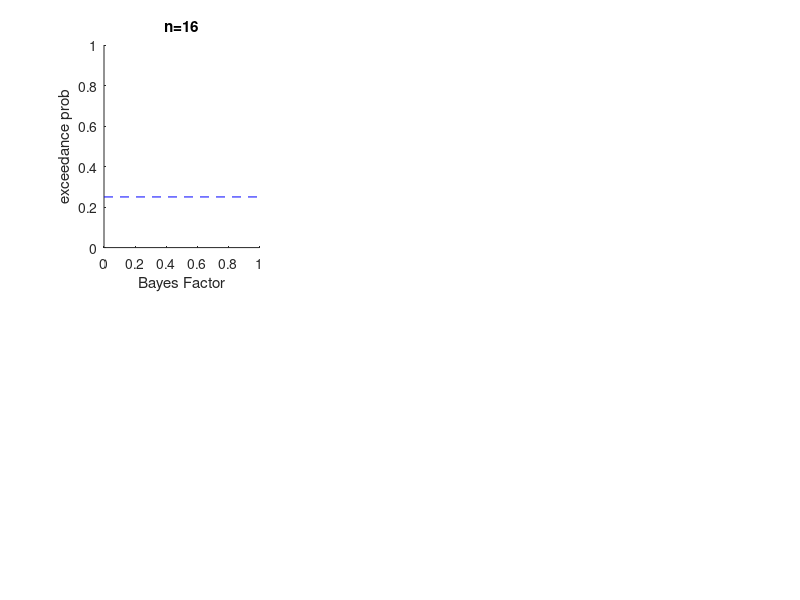

Reproduce this figure in MATLAB. (Note: this script raises an error after producing the figure.)
% Polya's urn

% close all
clear all
clc

gridn = 2.^[4,6]; % # subjects
K = 4; % # models
f = ones(K,1)./K; % true frequency of models
a0 = 1; % priors counts for each model
alpha = 0.05; % significance level
N = 2^10; % # Monte-Carlo simulations

hf = figure('color',[1 1 1],'name',['K=',num2str(K)]);
str = cell(length(gridn),1);
for i=1:length(gridn)
    
    str{i} = ['n=',num2str(gridn(i))];
    
    ha(i,1) = subplot(length(gridn),3,(i-1)*3+1,'parent',hf,'nextplot','add','xlim',[0,1],'ylim',[0,1]);
    title(ha(i,1),str{i})
    xlabel(ha(i,1),'Bayes Factor')
    ylabel(ha(i,1),'exceedance prob')
    plot(ha(i,1),[0,1],[1,1]./K,'b--')
    maHa = (gridn(i)/K+a0)*ones(K,1); % max-entropic marbles sample
    miHa = [gridn(i);zeros(K-1,1)]+a0; % min-entropic marbles sample
    maF = gammaln(K*a0) - K*gammaln(a0) + sum(gammaln(miHa)) - gammaln(gridn(i)+K*a0);
    miF = gammaln(K*a0) - K*gammaln(a0) + sum(gammaln(maHa)) - gammaln(gridn(i)+K*a0);
    F0 = -gridn(i)*log(K);
    mir = sigm(miF-F0);
    mar = sigm(maF-F0);
    plot(ha(i,1),[mir,mir],[0,1],'b--')
    plot(ha(i,1),[mar,mar],[0,1],'b--')
    
    ha(i,2) = subplot(length(gridn),3,(i-1)*3+2,'parent',hf,'nextplot','add','xlim',[0,1],'ylim',[0,1]);
    title(ha(i,2),str{i})
    xlabel(ha(i,2),'Bayes Factor')
    ylabel(ha(i,2),'estimated freq')
    mif = 1./K;
    maf = (gridn(i)+a0)./(gridn(i)+K*a0);
    plot(ha(i,2),[0,1],[mif,mif],'b--')
    plot(ha(i,2),[0,1],[maf,maf],'b--')
    plot(ha(i,2),[mir,mir],[0,1],'b--')
    plot(ha(i,2),[mar,mar],[0,1],'b--')
    
    ha(i,3) = subplot(length(gridn),3,(i-1)*3+3,'parent',hf,'nextplot','add','xlim',[0,1],'ylim',[0,1]);
    title(ha(i,3),str{i})
    xlabel(ha(i,3),'estimated freq')
    ylabel(ha(i,3),'exceedance prob')
    plot(ha(i,3),[0,1],[1,1]./K,'b--')
    plot(ha(i,3),[mif,mif],[0,1],'b--')
    plot(ha(i,3),[maf,maf],[0,1],'b--')
end

FPR = zeros(length(gridn),2);
r = zeros(length(gridn),N,2);
mep = zeros(length(gridn),N,2);
mEf = zeros(length(gridn),N,2);
for i=1:length(gridn)
    n = gridn(i);
    fprintf(1,['n= ',num2str(gridn(i)),' ...'])
    fprintf(1,'%6.2f %%',0)
    for j=1:N
        % invert model under the null
        m = sampleFromArbitraryP(f,eye(length(f)),n)';
        [F,F0,a] = PolyaLEV(m,a0);
        ep = VBA_ExceedanceProb(a,[],'dirichlet',0);
        Ef = a./sum(a);
        r(i,j,1) = sigm(F-F0);
        mep(i,j,1) = max(ep);
        mEf(i,j,1) = max(Ef);
        % invert model under the alternative
        f2 = VBA_sample('dirichlet',struct('d',a0*ones(K,1)),1,0);
        m = sampleFromArbitraryP(f2,eye(length(f)),n)';
        [F,F0,a] = PolyaLEV(m,a0);
        ep = VBA_ExceedanceProb(a,[],'dirichlet',0);
        Ef = a./sum(a);
        r(i,j,2) = sigm(F-F0);
        mep(i,j,2) = max(ep);
        mEf(i,j,2) = max(Ef);
        % display statistics
        plot(ha(i,1),r(i,j,1),mep(i,j,1),'r.')
        plot(ha(i,2),r(i,j,1),mEf(i,j,1),'r.')
        plot(ha(i,3),mEf(i,j,1),mep(i,j,1),'r.')
        plot(ha(i,1),r(i,j,2),mep(i,j,1),'g.')
        plot(ha(i,2),r(i,j,2),mEf(i,j,1),'g.')
        plot(ha(i,3),mEf(i,j,2),mep(i,j,1),'g.')
        drawnow
        if isequal(mod(j,ceil(N/200)),0)
            fprintf(1,repmat('\b',1,8))
            fprintf(1,'%6.2f %%',100*j/N)
        end
    end
    fprintf(1,repmat('\b',1,8))
    fprintf(' OK.')
    fprintf('\n')
    
end

% col = getColors(length(gridn));
hf(2) = figure('color',[1 1 1],'name',['K=',num2str(K)]);
s = 1/4;

s0 = {'H0','H1'};

col = ['r','g'];
may = zeros(3,1);
for ij=1:2
    
    hb(1) = subplot(3,1,1,'parent',hf(2),'nextplot','add');
    [eh,gy] = empiricalHist(r(:,:,ij)',s);
    plot(hb(1),gy(:,1),eh(:,1),'color',col(ij),'linestyle','-')
    plot(hb(1),gy(:,2),eh(:,2),'color',col(ij),'linestyle','.')
    %     for i=1:length(gridn)
    %         t(i) = gy(min(find(cumsum(eh(:,i))>=1-alpha)),i);
    %         plot(hb(1),[t(i),t(i)],[0,max(eh(:))],'color',col(ij))
    %         maHa = (gridn(i)/K+a0)*ones(K,1); % max-entropic marbles sample
    %         miHa = [gridn(i);zeros(K-1,1)]+a0; % min-entropic marbles sample
    %         maF = gammaln(K*a0) - K*gammaln(a0) + sum(gammaln(miHa)) - gammaln(gridn(i)+K*a0);
    %         miF = gammaln(K*a0) - K*gammaln(a0) + sum(gammaln(maHa)) - gammaln(gridn(i)+K*a0);
    %         F0 = -gridn(i)*log(K);
    %         mir = sigm(miF-F0);
    %         mar = sigm(maF-F0);
    %         plot(hb(1),[mir,mir],[0,max(eh(:))],'color',col(ij),'linestyle','--')
    %         plot(hb(1),[mar,mar],[0,max(eh(:))],'color',col(ij),'linestyle','--')
    %     end
    may(1) = max([may(1),max(eh(:))]);
    
    
    for i=1:length(gridn)
        str{(ij-1)*2+i} = [s0{ij},': n=',num2str(gridn(i))];
    end
    
    legend(hb(1),str)
    
    hb(2) = subplot(3,1,2,'parent',hf(2),'nextplot','add');
    [eh,gy] = empiricalHist(mep(:,:,ij)',s);
    plot(hb(2),gy(:,1),eh(:,1),'color',col(ij),'linestyle','-')
    plot(hb(2),gy(:,2),eh(:,2),'color',col(ij),'linestyle','.')
    %     for i=1:length(gridn)
    %         t(i) = gy(min(find(cumsum(eh(:,i))>=1-alpha)),i);
    %         plot(hb(2),[t(i),t(i)],[0,max(eh(:))],'color',col(ij))
    %         mif = 1./K;
    %         plot(hb(2),[mif,mif],[0,max(eh(:))],'k--')
    %     end
    may(2) = max([may(2),max(eh(:))]);
    
    
    hb(3) = subplot(3,1,3,'parent',hf(2),'nextplot','add');
    [eh,gy] = empiricalHist(mEf(:,:,ij)',s);
    plot(hb(3),gy(:,1),eh(:,1),'color',col(ij),'linestyle','-')
    plot(hb(3),gy(:,2),eh(:,2),'color',col(ij),'linestyle','.')
    %     for i=1:length(gridn)
    %         t(i) = gy(min(find(cumsum(eh(:,i))>=1-alpha)),i);
    %         plot(hb(3),[t(i),t(i)],[0,max(eh(:))],'color',col(ij))
    %         mif = (ceil(gridn(i)/K)+a0)./(gridn(i)+K*a0);
    %         maf = (gridn(i)+a0)./(gridn(i)+K*a0);
    %         plot(hb(3),[mif,mif],[0,max(eh(:))],'color',col(ij),'linestyle','--')
    %         plot(hb(3),[maf,maf],[0,max(eh(:))],'color',col(ij),'linestyle','--')
    %     end
    may(3) = max([may(3),max(eh(:))]);
    
    
end

set(hb(1),'xlim',[0,1],'ylim',[0,may(1)])
title(hb(1),'BF''s histogram')
set(hb(2),'xlim',[0,1],'ylim',[0,may(2)])
title(hb(2),'max(ep)''s histogram')
set(hb(3),'xlim',[0,1],'ylim',[0,may(3)])
title('max(Ef)''s histogram')

getSubplots
